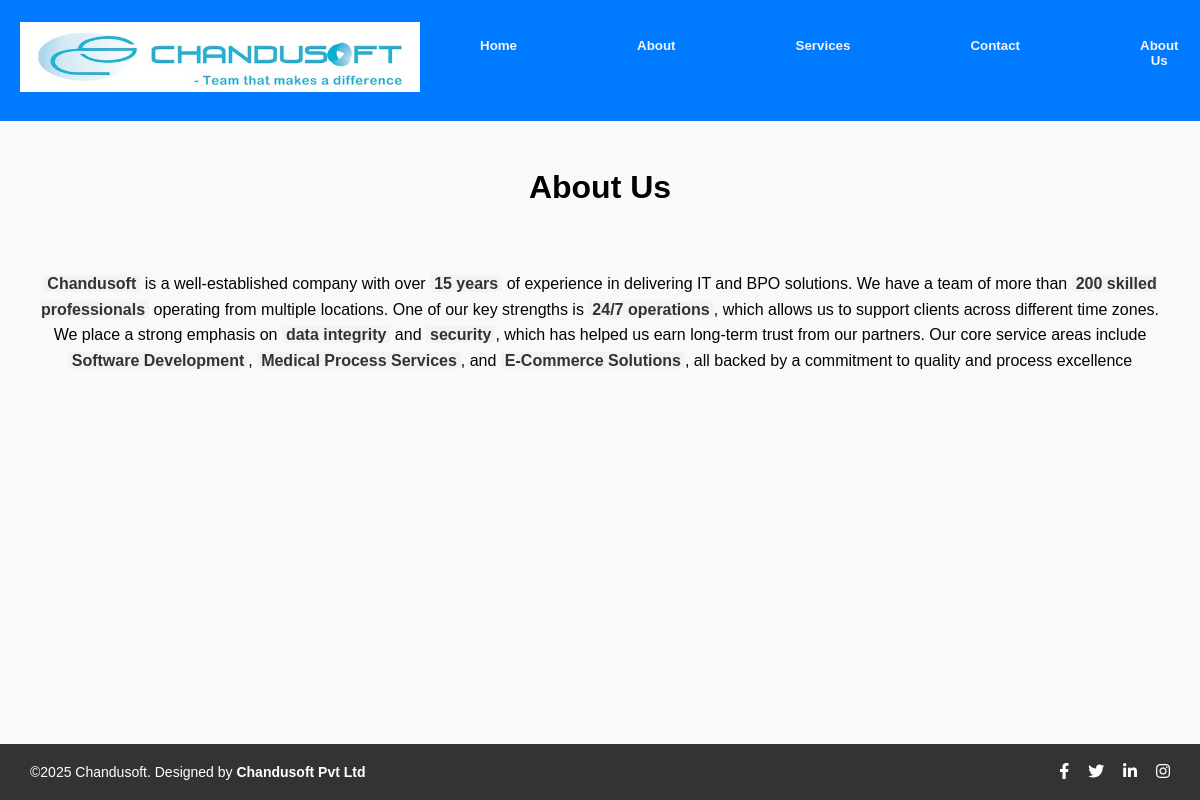
Screenshot of /index.php?page=about-us with the database file from the repository.
### tables this page shows
CREATE TABLE `pages` (
  `id` int NOT NULL AUTO_INCREMENT,
  `title` varchar(255) DEFAULT NULL,
  `slug` varchar(255) DEFAULT NULL,
  `status` enum('published','draft','archived') DEFAULT NULL,
  `updated_at` datetime DEFAULT NULL,
  `content_html` text,
  PRIMARY KEY (`id`)
);

### views/layout.php (the view)
<div class="container">
    <h1><?= htmlspecialchars($page['title']) ?></h1>
    <div class="page-content">
        <?= $page['content_html'] ?>
    </div>
</div>

### styles.css (style rules this page uses)
body { font-family: Arial, Helvetica, sans-serif; color: #030303; background-color: #f9f9f9; line-height: 1.6; margin: 0; padding: 0; display: flex; flex-direction: column; min-height: 100vh; }
main { flex: 1; padding: 20px; text-align: center; }
main { padding: 20px; text-align: center; }
.highlight { font-weight: bold; color: #333; background-color: #f2f3f5; padding: 0px 4px; border-radius: 4px; }

### rows the page displays
pages: title "About Us", content_html "Chandusoft is a well-established company with over 15 years of experience in delivering IT and BPO solutions. We have a team of more than 200 skilled professionals operating from multiple locations. One of our key strengths is 24/7 operations , which allows us to support clients across different time zones. We place a strong emphasis on data integrity and security , which has helped us earn long-term trust from our partners. Our core service areas include Software Development , Medical Process Services , and E-Commerce Solutions , all backed by a commitment to quality and process excellence"

### other values shown
$page['title'] "About Us"
